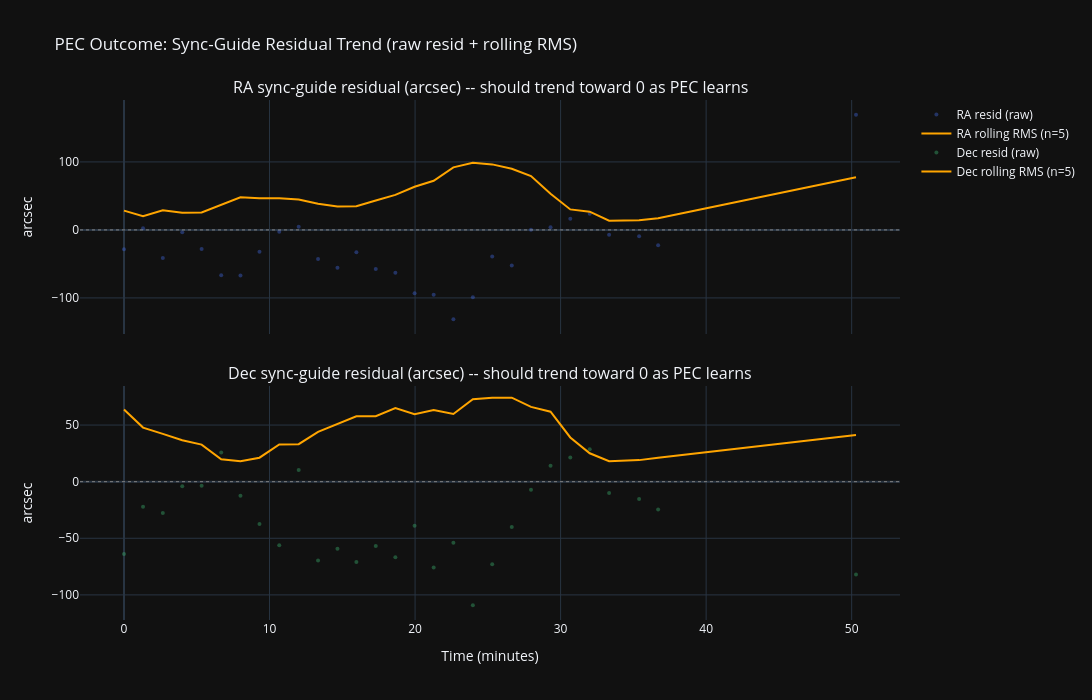

The notebook cell this image was saved under:
### Markdown cell above
# PEC Outcome Overview

The real test of whether PEC is working: is `resid` (this sync's raw guide error, in arcmin --
`resid_1`=RA, `resid_2`=Dec after the standard list-flattening) trending toward zero and getting
less noisy over the session? This is the ground-truth guiding outcome PEC is trying to improve,
distinct from `total_accum` (which accumulates continuously by design and never shrinks -- see the
section below) and from `rmse`/`r2` (which describe the *model's own fit quality*, not the
resulting guiding error). Per control.py's `_pec_log()`: "should shrink as PEC improves."

Note `n` (and so `resid`) resets whenever the PEC model resets (goto/rotate/jog/stop-tracking/config
change -- see the reset-aware analysis further below), so a session spanning multiple resets will
show the residual jump back up at each reset before resuming its downward trend within that segment.

### Code cell
# ── PEC Outcome Overview: are sync-guide residuals shrinking over the session? ─────────────
resid = df.dropna(subset=['resid_1', 'resid_2']).copy()
resid['resid_ra_arcsec']  = resid['resid_1'] * 60
resid['resid_dec_arcsec'] = resid['resid_2'] * 60
resid = resid.sort_values('t_sec').reset_index(drop=True)

ROLL_N = max(5, len(resid) // 20)   # ~20 points of smoothing across the session, floor of 5 cycles
resid['ra_rms_roll']  = resid['resid_ra_arcsec'].rolling(ROLL_N, min_periods=1).apply(lambda x: np.sqrt(np.mean(x**2)))
resid['dec_rms_roll'] = resid['resid_dec_arcsec'].rolling(ROLL_N, min_periods=1).apply(lambda x: np.sqrt(np.mean(x**2)))

def trend_summary(t, y, label):
    """OLS slope of y (arcsec) vs t (sec) -- negative means shrinking/improving -- plus a
    first-fifth vs last-fifth RMS comparison, which is more robust to a single noisy cycle
    than the endpoints alone."""
    if len(t) < 4:
        print(f"{label}: not enough sync cycles ({len(t)}) for a trend")
        return
    slope, intercept = np.polyfit(t, y, 1)
    yhat = np.polyval([slope, intercept], t)
    r2 = r2_score(y, yhat)
    n = len(y)
    k = max(1, n // 5)
    rms_first = np.sqrt(np.mean(y[:k]**2))
    rms_last  = np.sqrt(np.mean(y[-k:]**2))
    pct_change = 100 * (rms_last - rms_first) / rms_first if rms_first != 0 else np.nan
    direction = "decreasing -- PEC improving" if slope < 0 else "increasing -- PEC not converging / worsening"
    print(f"=== {label} sync residual outcome (N={n} cycles) ===")
    print(f"Linear trend:         {slope*3600:+8.3f} arcsec/hr   R²={r2:.3f} ({r2_quality(r2)} fit) -- {direction}")
    print(f"First {k} cycles RMS:   {rms_first:8.3f} arcsec")
    print(f"Last  {k} cycles RMS:   {rms_last:8.3f} arcsec")
    print(f"Change:                {pct_change:+7.1f}%  ({'improvement' if pct_change < 0 else 'regression'})")
    print()

trend_summary(resid.t_sec.values, resid.resid_ra_arcsec.values,  "RA")
trend_summary(resid.t_sec.values, resid.resid_dec_arcsec.values, "Dec")

fig = make_subplots(rows=2, cols=1, shared_xaxes=True,
    subplot_titles=["RA sync-guide residual (arcsec) -- should trend toward 0 as PEC learns",
                     "Dec sync-guide residual (arcsec) -- should trend toward 0 as PEC learns"],
    vertical_spacing=0.1)

fig.add_trace(go.Scatter(x=resid.t_sec/60, y=resid.resid_ra_arcsec, mode='markers', name='RA resid (raw)',
    marker=dict(size=4, color='royalblue', opacity=0.4)), row=1, col=1)
fig.add_trace(go.Scatter(x=resid.t_sec/60, y=resid.ra_rms_roll, mode='lines', name=f'RA rolling RMS (n={ROLL_N})',
    line=dict(color='orange', width=2)), row=1, col=1)

fig.add_trace(go.Scatter(x=resid.t_sec/60, y=resid.resid_dec_arcsec, mode='markers', name='Dec resid (raw)',
    marker=dict(size=4, color='mediumseagreen', opacity=0.4)), row=2, col=1)
fig.add_trace(go.Scatter(x=resid.t_sec/60, y=resid.dec_rms_roll, mode='lines', name=f'Dec rolling RMS (n={ROLL_N})',
    line=dict(color='orange', width=2)), row=2, col=1)

fig.add_hline(y=0, line=dict(color='gray', width=1, dash='dot'), row=1, col=1)
fig.add_hline(y=0, line=dict(color='gray', width=1, dash='dot'), row=2, col=1)

fig.update_xaxes(title_text='Time (minutes)', row=2, col=1)
fig.update_yaxes(title_text='arcsec', row=1, col=1)
fig.update_yaxes(title_text='arcsec', row=2, col=1)
fig.update_layout(height=700, width=1200, template='plotly_dark',
    title='PEC Outcome: Sync-Guide Residual Trend (raw resid + rolling RMS)',
    hovermode='x unified', legend=dict(groupclick='toggleitem'))
fig.show()

### Figure 1 — Plotly figure (JSON) as saved in the notebook; plotly's stock layout.template omitted (floating-point values rounded to 4 significant figures)
{"data": [{"marker": {"color": "royalblue", "opacity": 0.4, "size": 4}, "mode": "markers", "name": "RA resid (raw)", "type": "scatter", "x": [0.0, 1.309, 2.667, 4.003, 5.333, 6.679, 8.002, 9.309, 10.67, 12.0, 13.33, 14.67, 15.97, 17.3, 18.65, 19.97, 21.28, 22.63, 23.97, 25.3, 26.64, 27.97, 29.31, 30.67, 32.0, 33.33, 35.39, 36.7, 50.3], "xaxis": "x", "y": [-28.32, 2.616, -41.17, -3.558, -28.21, -66.71, -67.05, -32.21, -2.604, 4.698, -42.75, -55.57, -32.96, -57.61, -62.86, -93.22, -95.44, -131.4, -99.11, -39.01, -52.33, 0.096, 3.954, 16.43, 23.78, -7.134, -9.3, -22.6, 169.4], "yaxis": "y"}, {"line": {"color": "orange", "width": 2}, "mode": "lines", "name": "RA rolling RMS (n=5)", "type": "scatter", "x": [0.0, 1.309, 2.667, 4.003, 5.333, 6.679, 8.002, 9.309, 10.67, 12.0, 13.33, 14.67, 15.97, 17.3, 18.65, 19.97, 21.28, 22.63, 23.97, 25.3, 26.64, 27.97, 29.31, 30.67, 32.0, 33.33, 35.39, 36.7, 50.3], "xaxis": "x", "y": [28.32, 20.11, 28.89, 25.08, 25.74, 37.31, 47.85, 46.46, 46.44, 44.75, 38.44, 34.59, 34.73, 43.23, 51.52, 63.46, 72.33, 92.03, 98.84, 96.35, 89.96, 79.19, 53.1, 30.15, 26.8, 13.43, 14.06, 17.23, 77.35], "yaxis": "y"}, {"marker": {"color": "mediumseagreen", "opacity": 0.4, "size": 4}, "mode": "markers", "name": "Dec resid (raw)", "type": "scatter", "x": [0.0, 1.309, 2.667, 4.003, 5.333, 6.679, 8.002, 9.309, 10.67, 12.0, 13.33, 14.67, 15.97, 17.3, 18.65, 19.97, 21.28, 22.63, 23.97, 25.3, 26.64, 27.97, 29.31, 30.67, 32.0, 33.33, 35.39, 36.7, 50.3], "xaxis": "x2", "y": [-63.81, -22.14, -27.76, -4.032, -3.654, 25.69, -12.41, -37.37, -56.21, 10.27, -69.71, -59.18, -70.85, -56.76, -66.76, -38.98, -75.73, -53.96, -109.2, -72.85, -40.16, -7.056, 14.02, 21.4, 28.66, -9.93, -15.32, -24.53, -81.97], "yaxis": "y2"}, {"line": {"color": "orange", "width": 2}, "mode": "lines", "name": "Dec rolling RMS (n=5)", "type": "scatter", "x": [0.0, 1.309, 2.667, 4.003, 5.333, 6.679, 8.002, 9.309, 10.67, 12.0, 13.33, 14.67, 15.97, 17.3, 18.65, 19.97, 21.28, 22.63, 23.97, 25.3, 26.64, 27.97, 29.31, 30.67, 32.0, 33.33, 35.39, 36.7, 50.3], "xaxis": "x2", "y": [63.81, 47.76, 42.16, 36.57, 32.75, 19.75, 17.97, 21.16, 32.81, 33.09, 43.99, 51.03, 57.7, 57.81, 64.9, 59.53, 63.17, 59.74, 72.87, 74.03, 74.15, 66.04, 61.79, 39.05, 25.05, 18.02, 19.02, 21.04, 41.17], "yaxis": "y2"}], "layout": {"annotations": [{"font": {"size": 16}, "showarrow": false, "text": "RA sync-guide residual (arcsec) -- should trend toward 0 as PEC learns", "x": 0.5, "xanchor": "center", "xref": "paper", "y": 1, "yanchor": "bottom", "yref": "paper"}, {"font": {"size": 16}, "showarrow": false, "text": "Dec sync-guide residual (arcsec) -- should trend toward 0 as PEC learns", "x": 0.5, "xanchor": "center", "xref": "paper", "y": 0.45, "yanchor": "bottom", "yref": "paper"}], "height": 700, "hovermode": "x unified", "legend": {"groupclick": "toggleitem"}, "shapes": [{"line": {"color": "gray", "dash": "dot", "width": 1}, "type": "line", "x0": 0, "x1": 1, "xref": "x domain", "y0": 0, "y1": 0, "yref": "y"}, {"line": {"color": "gray", "dash": "dot", "width": 1}, "type": "line", "x0": 0, "x1": 1, "xref": "x2 domain", "y0": 0, "y1": 0, "yref": "y2"}], "title": {"text": "PEC Outcome: Sync-Guide Residual Trend (raw resid + rolling RMS)"}, "width": 1200, "xaxis": {"anchor": "y", "domain": [0, 1], "matches": "x2", "showticklabels": false}, "xaxis2": {"anchor": "y2", "domain": [0, 1], "title": {"text": "Time (minutes)"}}, "yaxis": {"anchor": "x", "domain": [0.55, 1], "title": {"text": "arcsec"}}, "yaxis2": {"anchor": "x2", "domain": [0, 0.45], "title": {"text": "arcsec"}}}}
